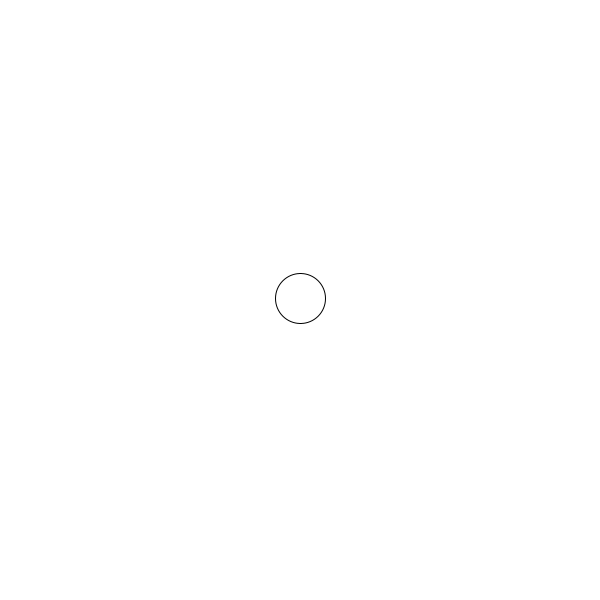
Frame 1 (no input)
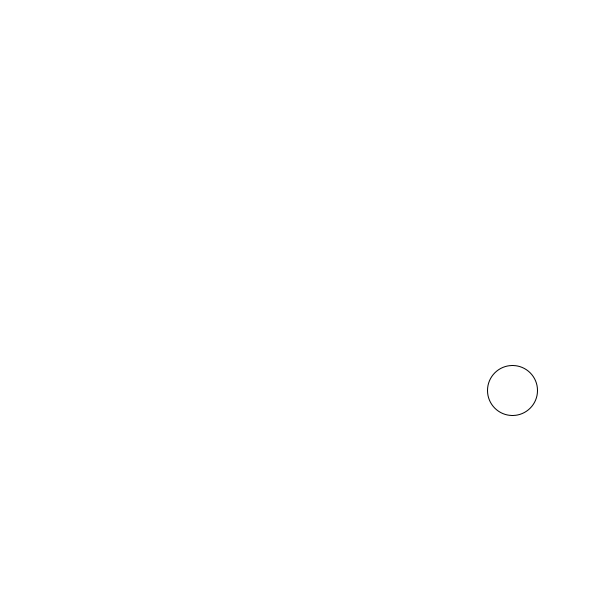
Frame 60 (the mouse pressed at the canvas centre just before this capture)
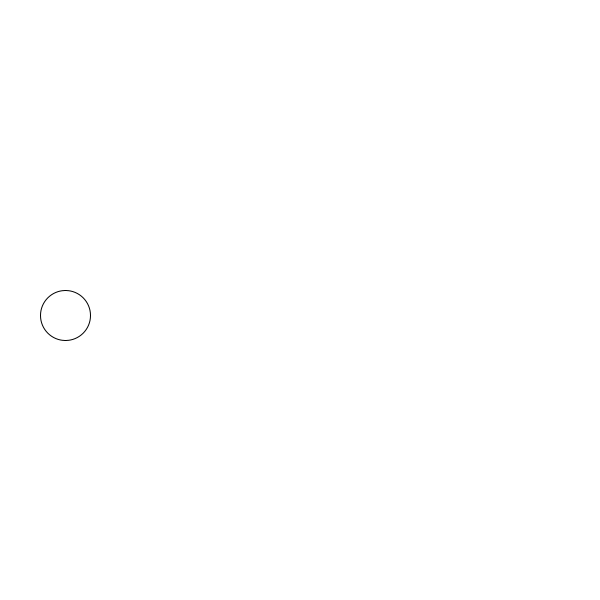
Frame 120 (the mouse held since frame 60 and released just before this capture)

The Processing sketch that drew these frames (run headless with seeded random() and noise(); from frame 60 on, the mouse is pressed at the canvas centre):

// Processing sketch: week13classwork
// ── week13classwork.pde
PVector position, velocity, acceleration, originalVelocity;
int size = 50;

void setup(){
  size(600, 600);
  position = new PVector(width/2, height/2);
  velocity = new PVector(random(-2, 2), random(-3, 3));
  acceleration = new PVector(.1, .1);
  originalVelocity = velocity;
  
}

void draw(){
  background(255);
  position.add(velocity);
  velocity.add(acceleration);
  ellipse(position.x, position.y, size, size);
  
  if(position.x > width - size/2 || position.x < size/2){
    velocity.x = -velocity.x;
    acceleration.x = -acceleration.x;

  }
  if(position.y > width - size/2 || position.y < size/2){
    velocity.y = -velocity.y;
    //velocity.y = originalVelocity.y;
    acceleration.y = -acceleration.y;
  }
}
